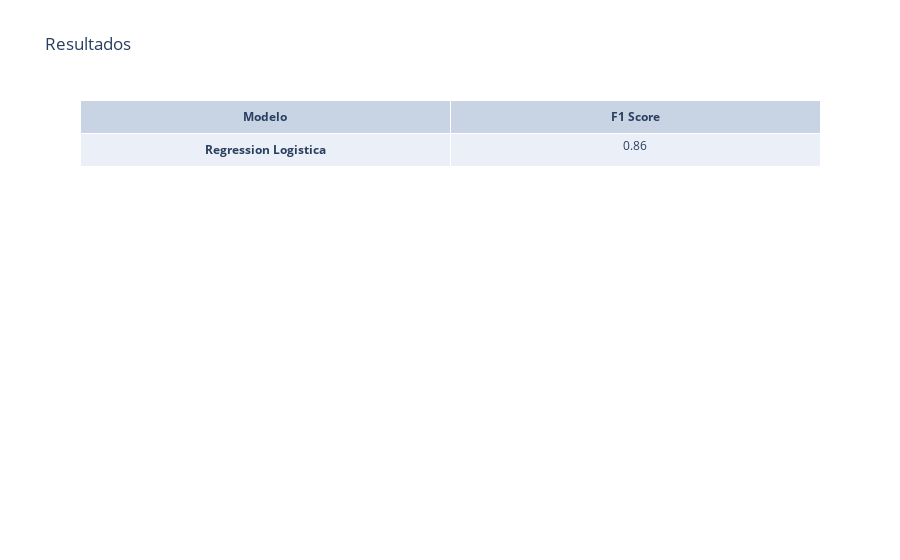

The code cell stored with this chart in its notebook:
### Code cell
regresion_logistica.fit(x_train, y_train)

# Hacer predicciones en el conjunto de datos de prueba
prediccion= regresion_logistica.predict(x_test)


fig = go.Figure(data=[go.Table(header=dict(values=['<b>Modelo<b>', '<b>F1 Score<b>']),                 
cells=dict(values=[['<b>Regression Logistica<b>'], [np.round(f1(prediccion,y_test),2)]]))])
fig.update_layout(title='Resultados')
fig.show()

### Figure 1 — Plotly figure (JSON) as saved in the notebook; plotly's stock layout.template omitted (floating-point values rounded to 4 significant figures)
{"data": [{"cells": {"values": [["<b>Regression Logistica<b>"], [0.86]]}, "header": {"values": ["<b>Modelo<b>", "<b>F1 Score<b>"]}, "type": "table"}], "layout": {"title": {"text": "Resultados"}}}
